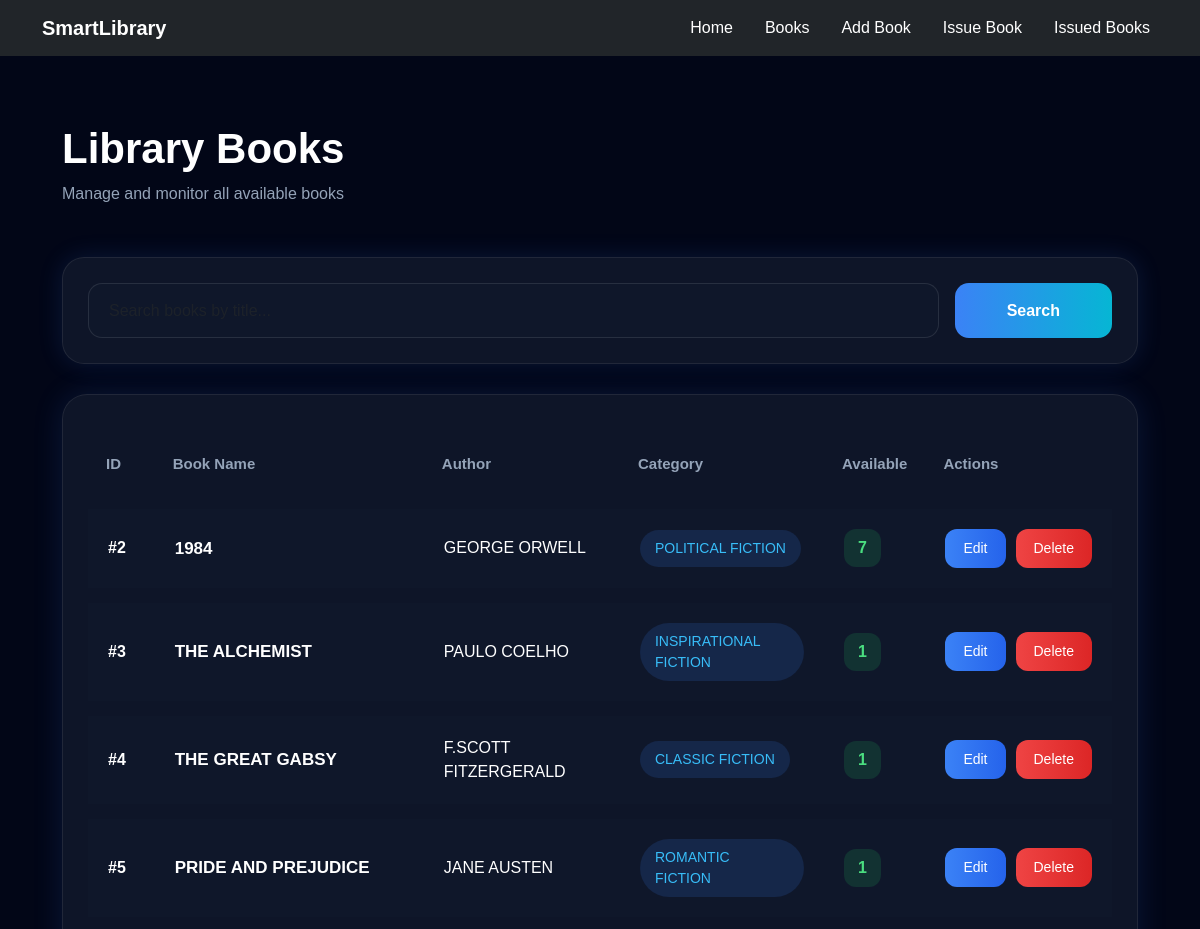
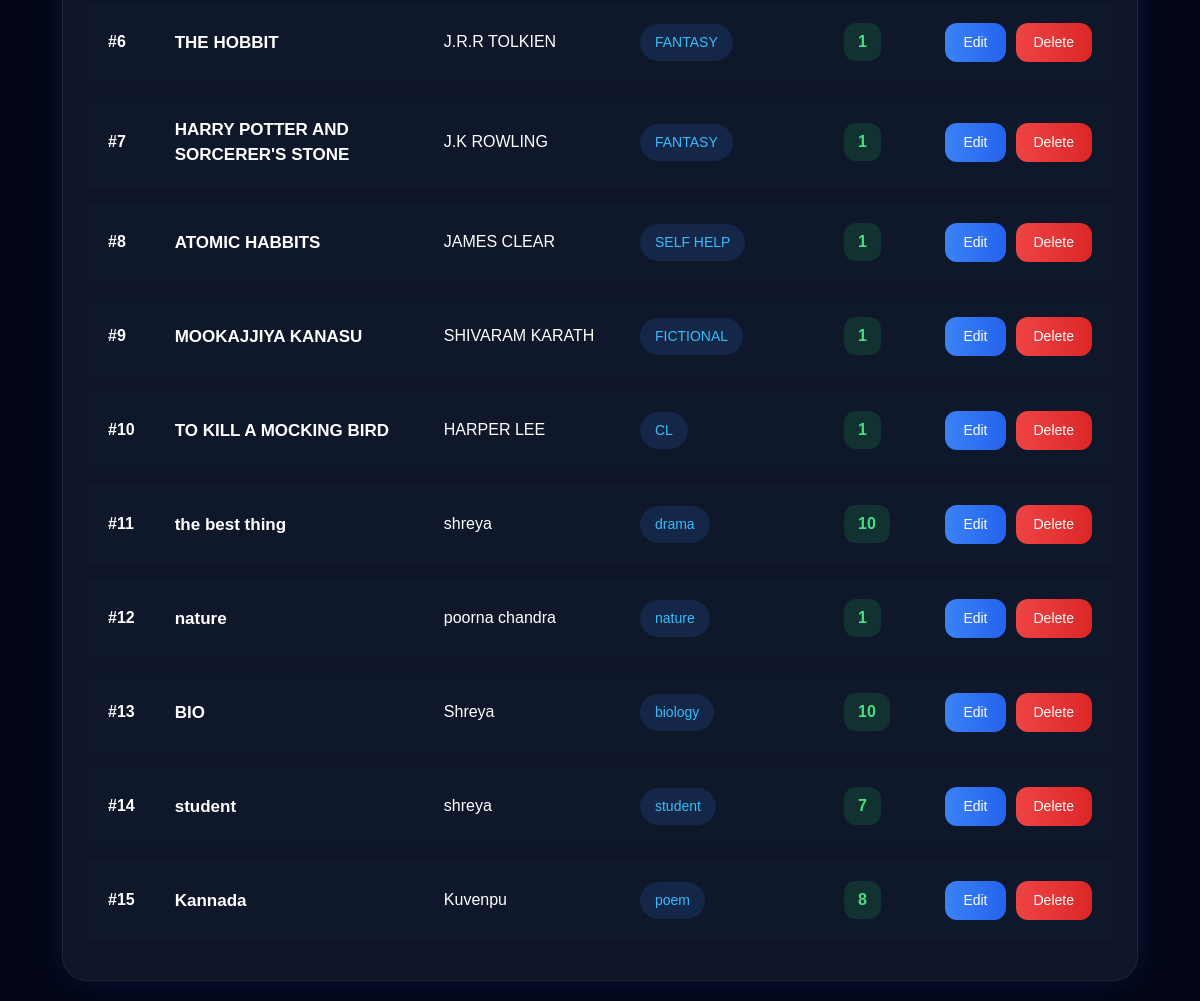
The page /books/ on the database its author committed (2 pictures, top to bottom).
### library_app/models.py (models this page shows, shortened)
class Book(models.Model):
    title = models.CharField(max_length=200)
    author = models.CharField(max_length=100)
    category = models.CharField(max_length=100)
    quantity = models.PositiveIntegerField(default=1)

### library_app/views.py (the view)
# urls.py: path('books/', views.books, name='books'),
def books(request):
    query = request.GET.get('q')
    if query:
        all_books = Book.objects.filter(title__icontains=query)
    else:
        all_books = Book.objects.all()
    context = {
        'books': all_books
    }
    return render(request, 'books.html', context)

### library_app/templates/books.html (shortened to what this page needs)
{% extends 'base.html' %}
{% block content %}
<div class="books-container">
    <div class="top-header">
        <div>
            <h1 class="page-title">
                Library Books
            </h1>
            <p class="page-subtitle">
                Manage and monitor all available books
            </p>
        </div>
    </div>
    <div class="search-card">
        <form method="GET">
            <div class="row g-3">
                <div class="col-md-10">
                    <input type="text"
                           name="q"
                           class="form-control search-input"
                           placeholder="Search books by title...">
                </div>
                <div class="col-md-2">
                    <button type="submit"
                            class="btn search-btn w-100">
                        Search
                    </button>
                </div>
            </div>
        </form>
    </div>
    <div class="table-card">
        <table class="custom-table">
            <thead>
                <tr>
                    <th>ID</th>
                    <th>Book Name</th>
                    <th>Author</th>
                    <th>Category</th>
                    <th>Available</th>
                    <th>Actions</th>
                </tr>
            </thead>
            <tbody>
                {% for book in books %}
                <tr>
                    <td class="book-id">
                        #{{ book.id }}
                    </td>
                    <td class="book-title">
                        {{ book.title }}
                    </td>
                    <td>
                        {{ book.author }}
                    </td>
                    <td>
                        <span class="category-badge">
                            {{ book.category }}
                        </span>
                    </td>
                    <td>
                        <span class="quantity-box">
                            {{ book.quantity }}
                        </span>
                    </td>
                    <td>
                        <div class="action-buttons">
                            <a href="/edit-book/{{ book.id }}/"
                               class="edit-btn">
                                Edit
                            </a>
                            <a href="/delete-book/{{ book.id }}/"
                               class="delete-btn">
                                Delete
                            </a>
                        </div>
                    </td>
                </tr>
                {% endfor %}
            </tbody>
        </table>
    </div>
</div>
{% endblock %}

### library_app/templates/base.html (shortened to what this page needs)
{% load static %}
<!DOCTYPE html>
<html lang="en">
<head>
    <link href="https://cdn.jsdelivr.net/npm/bootstrap@5.3.3/dist/css/bootstrap.min.css" rel="stylesheet">
    <link rel="stylesheet" href="{% static 'css/style.css' %}">
</head>
<body>
    <nav class="navbar navbar-expand-lg navbar-dark bg-dark">
        <div class="container">
            <a class="navbar-brand fw-bold" href="/">
                SmartLibrary
            </a>
            <div class="ms-auto">
                <ul class="navbar-nav flex-row gap-3">
                    <li class="nav-item">
                        <a class="nav-link text-white" href="/">
                            Home
                        </a>
                    </li>
                    <li class="nav-item">
                        <a class="nav-link text-white" href="/books/">
                            Books
                        </a>
                    </li>
                    <li class="nav-item">
                        <a class="nav-link text-white" href="/add-book/">
                             Add Book
                        </a>
                    </li>
                    <li class="nav-item">
    <a class="nav-link text-white" href="/issue-book/">
        Issue Book
    </a>
</li>
<li class="nav-item">
    <a class="nav-link text-white" href="/issued-books/">
        Issued Books
    </a>
</li>
                </ul>
            </div>
        </div>
    </nav>
    <div class="container mt-5">
        {% block content %}
        {% endblock %}
    </div>
</body>
</html>

### library_app/static/css/style.css (style rules this page uses)
body { background-color: #f5f7fb; }

### library_app/templates/books.html (style rules this page uses)
body { background: #020617; font-family: 'Poppins', sans-serif; }
.books-container { padding: 20px; }
.top-header { display: flex; justify-content: space-between; align-items: center; margin-bottom: 35px; flex-wrap: wrap; gap: 20px; }
.page-title { color: white; font-size: 42px; font-weight: 700; }
.page-subtitle { color: #94a3b8; font-size: 16px; }
.search-card { background: rgba(15,23,42,0.95); border: 1px solid rgba(255,255,255,0.08); border-radius: 22px; padding: 25px; margin-bottom: 30px; box-shadow: 0 0 25px rgba(59,130,246,0.15); }
.search-input { background: #0f172a; border: 1px solid rgba(255,255,255,0.1); color: white; height: 55px; border-radius: 14px; padding-left: 20px; }
.search-btn { height: 55px; border: none; border-radius: 14px; background: linear-gradient(90deg,#3b82f6,#06b6d4); color: white; font-weight: 600; transition: 0.3s; }
.table-card { background: rgba(15,23,42,0.95); border-radius: 25px; padding: 25px; border: 1px solid rgba(255,255,255,0.08); box-shadow: 0 0 30px rgba(59,130,246,0.15); overflow-x: auto; }
.custom-table { width: 100%; border-collapse: separate; border-spacing: 0 15px; }
.custom-table thead tr { background: transparent; }
.custom-table th { color: #94a3b8; font-size: 15px; font-weight: 600; padding: 18px; border: none; }
.custom-table tbody tr { background: #0f172a; transition: 0.3s ease; border-radius: 18px; }
.custom-table td { padding: 20px; color: white; border: none; vertical-align: middle; }
.book-id { color: #38bdf8; font-weight: 600; }
.book-title { font-weight: 600; font-size: 17px; }
.category-badge { background: rgba(59,130,246,0.15); color: #38bdf8; padding: 8px 15px; border-radius: 50px; font-size: 14px; display: inline-block; }
.quantity-box { background: rgba(34,197,94,0.15); color: #4ade80; padding: 7px 14px; border-radius: 12px; font-weight: 600; display: inline-block; }
.action-buttons { display: flex; gap: 10px; }
.edit-btn { border: none; background: linear-gradient(90deg,#3b82f6,#2563eb); color: white; padding: 9px 18px; border-radius: 12px; font-size: 14px; transition: 0.3s; text-decoration: none; }
.delete-btn { border: none; background: linear-gradient(90deg,#ef4444,#dc2626); color: white; padding: 9px 18px; border-radius: 12px; font-size: 14px; transition: 0.3s; text-decoration: none; }

### rows shown on the page
Book: id "2", title "1984", author "GEORGE ORWELL", category "POLITICAL FICTION", quantity "7"
Book: id "3", title "THE ALCHEMIST", author "PAULO COELHO", category "INSPIRATIONAL FICTION", quantity "1"
Book: id "4", title "THE GREAT GABSY", author "F.SCOTT FITZERGERALD", category "CLASSIC FICTION", quantity "1"
Book: id "5", title "PRIDE AND PREJUDICE", author "JANE AUSTEN", category "ROMANTIC FICTION", quantity "1"
Book: id "6", title "THE HOBBIT", author "J.R.R TOLKIEN", category "FANTASY", quantity "1"
Book: id "7", title "HARRY POTTER AND SORCERER'S STONE", author "J.K ROWLING", category "FANTASY", quantity "1"
Book: id "8", title "ATOMIC HABBITS", author "JAMES CLEAR", category "SELF HELP", quantity "1"
Book: id "9", title "MOOKAJJIYA KANASU", author "SHIVARAM KARATH", category "FICTIONAL", quantity "1"
Book: id "10", title "TO KILL A MOCKING BIRD", author "HARPER LEE", category "CL", quantity "1"
Book: id "11", title "the best thing", author "shreya", category "drama", quantity "10"
Book: id "12", title "nature", author "poorna chandra", category "nature", quantity "1"
Book: id "13", title "BIO", author "Shreya", category "biology", quantity "10"
Book: id "14", title "student", author "shreya", category "student", quantity "7"
Book: id "15", title "Kannada", author "Kuvenpu", category "poem", quantity "8"
